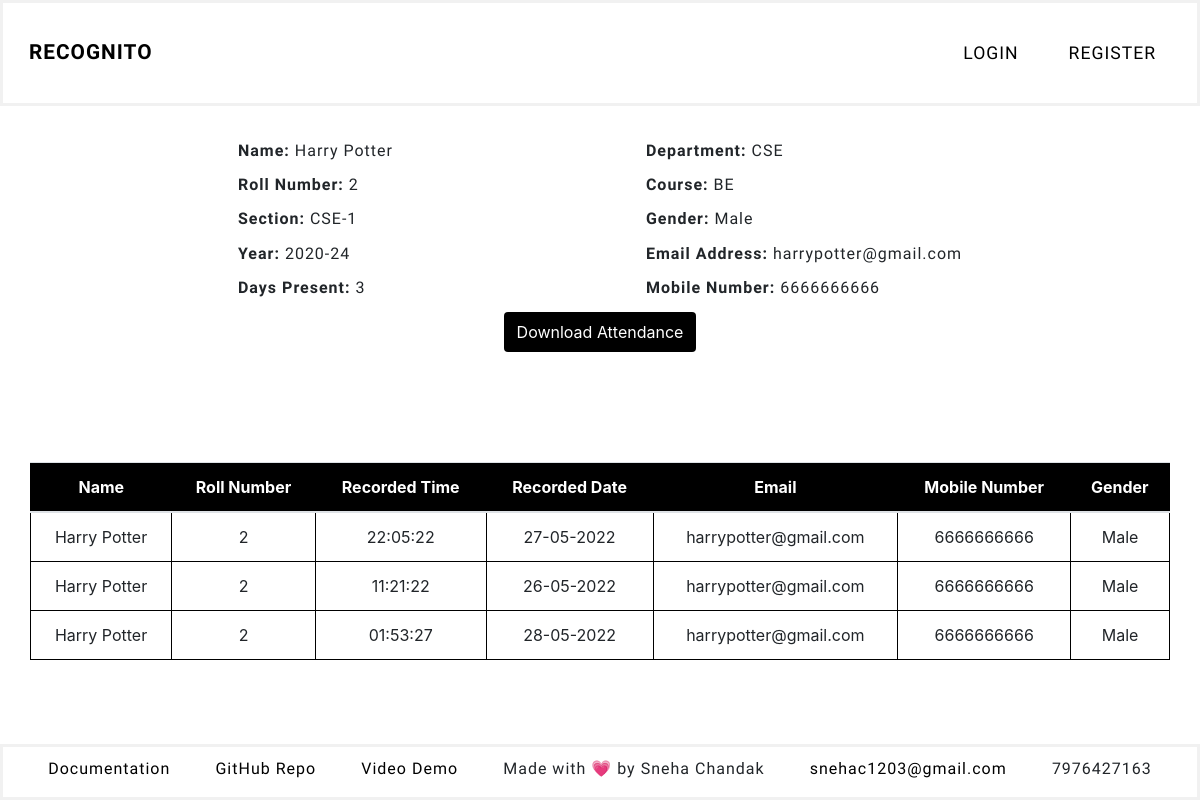
Screenshot of /display_by_roll?roll_no=2 with the database file from the repository.
### faceapp/models.py (models this page shows, shortened)
class Student(db.Model):
    id = db.Column(db.Integer(), primary_key=True)
    days_present = db.Column(db.Integer(), nullable=True, default=0)
    dept = db.Column(db.String(length=10), nullable=False)
    course = db.Column(db.String(length=10), nullable=False)
    year = db.Column(db.String(length=20), nullable=False)
    name = db.Column(db.String(length=30), nullable=False)
    section = db.Column(db.String(length=10), nullable=False)
    roll_no = db.Column(db.Integer(), unique=True, nullable=False)
    gender = db.Column(db.String(length=20), nullable=False)
    mobile_no = db.Column(db.String(length=10), nullable=False)
    email = db.Column(db.String(length=20), unique=True, nullable=False)
    teacher = db.Column(db.String(length=20), nullable=False)
    photo_sample = db.Column(db.String(), nullable=True, default='NONE')
    attendance = db.relationship('Attendance', backref='attendance', lazy=True)

class Attendance(db.Model):
    id = db.Column(db.Integer(), primary_key=True)
    name = db.Column(db.String(), nullable=False)
    roll_no = db.Column(db.Integer(), nullable=False)
    time = db.Column(db.String(), nullable=False)
    date = db.Column(db.String(), nullable=False)
    student = db.Column(db.Integer(), db.ForeignKey('student.id'))

### faceapp/routes.py (the view, shortened to what this page needs)
@app.route('/display_by_roll', methods=['GET', 'POST'])
def display_by_roll():
    form = StudentAttendanceCSVForm()
    roll_to_display = request.args.get('roll_no')
    result = Student.query.filter_by(roll_no=roll_to_display).first()
    name=result.name
    dept=result.dept
    section=result.section
    year=result.year
    course=result.course
    gender=result.gender
    email=result.email
    mobile_no=result.mobile_no
    days_present=result.days_present
    student = db.session.query(Student.name, Student.roll_no, Attendance.time, Attendance.date, Student.email, Student.mobile_no, Student.gender, Student.dept, Student.course, Student.section, Student.year, Student.teacher).join(Attendance, Student.roll_no == Attendance.roll_no).filter(Attendance.roll_no==roll_to_display, Student.roll_no==roll_to_display).all()
    return render_template('display_by_roll.html', student=student, form=form, name=name, roll_no=roll_to_display, dept=dept, section=section, year=year, course=course, gender=gender, email=email, mobile_no=mobile_no, days_present=days_present)

### faceapp/forms.py
class StudentAttendanceCSVForm(FlaskForm):
    submit = SubmitField(label='Download Attendance')

### faceapp/templates/display_by_roll.html (shortened to what this page needs)
{% extends 'base.html' %}
{% block content %}
<section class="student-details">
    <div>
        <h4><b>Name: </b>{{ name }}</h4>
        <h4><b>Roll Number: </b>{{ roll_no }}</h4>
        <h4><b>Section: </b>{{ section }}</h4>
        <h4><b>Year: </b>{{ year }}</h4>
        <h4><b>Days Present: </b>{{ days_present }}</h4>
    </div>
    <div>
        <h4><b>Department: </b>{{ dept }}</h4>
        <h4><b>Course: </b>{{ course }}</h4>
        <h4><b>Gender: </b>{{ gender }}</h4>
        <h4><b>Email Address: </b>{{ email }}</h4>
        <h4><b>Mobile Number: </b>{{ mobile_no }}</h4>
    </div>
</section>
<form method='POST' class="'form-signin text-center" novalidate>
    {{ form.submit(class="btn") }}
</form>
    <div class="text-center">
        <table class="table" >
            <thead>
                <tr>
                    <th scope="col">Name</th>
                    <th scope="col">Roll Number</th>
                    <th scope="col">Recorded Time</th>
                    <th scope="col">Recorded Date</th>
                    <th scope="col">Email</th>
                    <th scope="col">Mobile Number</th>
                    <th scope="col">Gender</th>
                </tr>
            </thead>
            <tbody>
                    {% for record in student %}
                    <tr class="table-row-hover">
                        <td>{{ record.name }}</td>
                        <td>{{ record.roll_no }}</td>
                        <td>{{ record.time }}</td>
                        <td>{{ record.date }}</td>
                        <td>{{ record.email }}</td>
                        <td>{{ record.mobile_no }}</td>
                        <td>{{ record.gender }}</td>
                    </tr>
                    {% endfor %}
            </tbody>
        </table>
    </div>
{% endblock%}

### faceapp/static/css/styles.css (style rules this page uses)
body { min-height: 100vh; display: flex; flex-direction: column; }
.btn { background-color: #000; color: white; height: 40px; margin-bottom: 50px; }
.table { border: 1px solid black; border-collapse: collapse; width: 95%; margin: 60px auto; }
.table tr { border: 1px solid black; border-top: 1px solid black }
.table td { border: 1px solid black; }
thead { background-color: black; color: white; }
.student-details { padding-top: 20px; display: flex; flex-direction: row; justify-content: space-evenly; }
.student-details h4 { margin: 15px; font-family: 'Raleway', sans-serif; font-weight: 400; letter-spacing: 1px; font-size: medium; }

### rows the page displays
Student: name "Harry Potter", section "CSE-1", year "2020-24", dept "CSE", course "BE", gender "Male", email "harrypotter@gmail.com", mobile_no "6666666666"
Attendance: name "Harry Potter", roll_no "2", time "22:05:22", date "27-05-2022", email "harrypotter@gmail.com", mobile_no "6666666666", gender "Male"
Attendance: name "Harry Potter", roll_no "2", time "11:21:22", date "26-05-2022", email "harrypotter@gmail.com", mobile_no "6666666666", gender "Male"
Attendance: name "Harry Potter", roll_no "2", time "01:53:27", date "28-05-2022", email "harrypotter@gmail.com", mobile_no "6666666666", gender "Male"

### other values shown
{{ roll_no }} "2"
{{ days_present }} "3"
